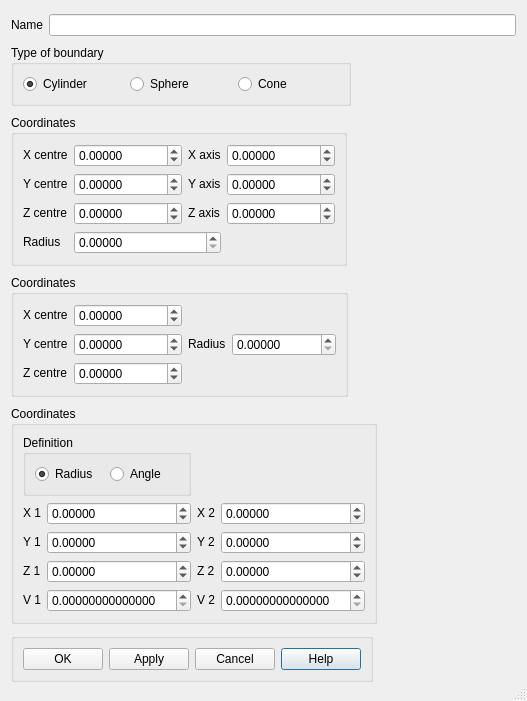
<?xml version="1.0" encoding="UTF-8"?>
<ui version="4.0">
 <class>CreateBoundaryAn</class>
 <widget class="QDialog" name="CreateBoundaryAn">
  <property name="geometry">
   <rect>
    <x>0</x>
    <y>0</y>
    <width>527</width>
    <height>701</height>
   </rect>
  </property>
  <property name="windowTitle">
   <string>Create an analytical boundary</string>
  </property>
  <property name="autoFillBackground">
   <bool>true</bool>
  </property>
  <property name="sizeGripEnabled">
   <bool>true</bool>
  </property>
  <layout class="QGridLayout" name="gridLayout_4">
   <item row="0" column="0">
    <widget class="QLabel" name="Name">
     <property name="text">
      <string>Name</string>
     </property>
    </widget>
   </item>
   <item row="0" column="1">
    <widget class="QLineEdit" name="LEName">
     <property name="maxLength">
      <number>32</number>
     </property>
    </widget>
   </item>
   <item row="1" column="0" colspan="2">
    <widget class="QGroupBox" name="TypeBoundary">
     <property name="sizePolicy">
      <sizepolicy hsizetype="Fixed" vsizetype="Fixed">
       <horstretch>0</horstretch>
       <verstretch>0</verstretch>
      </sizepolicy>
     </property>
     <property name="minimumSize">
      <size>
       <width>340</width>
       <height>0</height>
      </size>
     </property>
     <property name="title">
      <string>Type of boundary</string>
     </property>
     <layout class="QGridLayout" name="gridLayout">
      <item row="0" column="0">
       <widget class="QRadioButton" name="RBCylindre">
        <property name="text">
         <string>Cylinder</string>
        </property>
        <property name="icon">
         <iconset>
          <normaloff>../../resources/cylinderpointvector.png</normaloff>../../resources/cylinderpointvector.png</iconset>
        </property>
        <property name="checkable">
         <bool>true</bool>
        </property>
        <property name="checked">
         <bool>true</bool>
        </property>
       </widget>
      </item>
      <item row="0" column="1">
       <widget class="QRadioButton" name="RBSphere">
        <property name="text">
         <string>Sphere</string>
        </property>
        <property name="icon">
         <iconset>
          <normaloff>../../resources/zone_spherepoint.png</normaloff>../../resources/zone_spherepoint.png</iconset>
        </property>
       </widget>
      </item>
      <item row="0" column="2">
       <widget class="QRadioButton" name="RBCone">
        <property name="text">
         <string>Cone</string>
        </property>
        <property name="icon">
         <iconset>
          <normaloff>../../resources/cone.png</normaloff>../../resources/cone.png</iconset>
        </property>
       </widget>
      </item>
     </layout>
    </widget>
   </item>
   <item row="2" column="0" colspan="2">
    <widget class="QGroupBox" name="gBCylindre">
     <property name="sizePolicy">
      <sizepolicy hsizetype="Fixed" vsizetype="Fixed">
       <horstretch>0</horstretch>
       <verstretch>0</verstretch>
      </sizepolicy>
     </property>
     <property name="title">
      <string>Coordinates</string>
     </property>
     <layout class="QGridLayout">
      <property name="margin">
       <number>9</number>
      </property>
      <property name="spacing">
       <number>6</number>
      </property>
      <item row="0" column="1">
       <widget class="QDoubleSpinBox" name="SpinBox_Xcent">
        <property name="decimals">
         <number>5</number>
        </property>
        <property name="minimum">
         <double>-999999999.000000000000000</double>
        </property>
        <property name="maximum">
         <double>999999999.000000000000000</double>
        </property>
        <property name="value">
         <double>0.000000000000000</double>
        </property>
       </widget>
      </item>
      <item row="0" column="0">
       <widget class="QLabel" name="TLXcent">
        <property name="sizePolicy">
         <sizepolicy hsizetype="Fixed" vsizetype="Fixed">
          <horstretch>0</horstretch>
          <verstretch>0</verstretch>
         </sizepolicy>
        </property>
        <property name="text">
         <string>X centre</string>
        </property>
        <property name="wordWrap">
         <bool>false</bool>
        </property>
       </widget>
      </item>
      <item row="3" column="1" colspan="2">
       <widget class="QDoubleSpinBox" name="SpinBox_Radius">
        <property name="decimals">
         <number>5</number>
        </property>
        <property name="maximum">
         <double>1000000000.000000000000000</double>
        </property>
       </widget>
      </item>
      <item row="2" column="1">
       <widget class="QDoubleSpinBox" name="SpinBox_Zcent">
        <property name="decimals">
         <number>5</number>
        </property>
        <property name="minimum">
         <double>-999999999.000000000000000</double>
        </property>
        <property name="maximum">
         <double>999999999.000000000000000</double>
        </property>
        <property name="value">
         <double>0.000000000000000</double>
        </property>
       </widget>
      </item>
      <item row="3" column="0">
       <widget class="QLabel" name="TLradius">
        <property name="sizePolicy">
         <sizepolicy hsizetype="Fixed" vsizetype="Fixed">
          <horstretch>0</horstretch>
          <verstretch>0</verstretch>
         </sizepolicy>
        </property>
        <property name="text">
         <string>Radius</string>
        </property>
        <property name="wordWrap">
         <bool>false</bool>
        </property>
       </widget>
      </item>
      <item row="2" column="0">
       <widget class="QLabel" name="TLZcent">
        <property name="sizePolicy">
         <sizepolicy hsizetype="Fixed" vsizetype="Fixed">
          <horstretch>0</horstretch>
          <verstretch>0</verstretch>
         </sizepolicy>
        </property>
        <property name="text">
         <string>Z centre</string>
        </property>
        <property name="wordWrap">
         <bool>false</bool>
        </property>
       </widget>
      </item>
      <item row="1" column="0">
       <widget class="QLabel" name="TLYcent">
        <property name="sizePolicy">
         <sizepolicy hsizetype="Fixed" vsizetype="Fixed">
          <horstretch>0</horstretch>
          <verstretch>0</verstretch>
         </sizepolicy>
        </property>
        <property name="text">
         <string>Y centre</string>
        </property>
        <property name="wordWrap">
         <bool>false</bool>
        </property>
       </widget>
      </item>
      <item row="1" column="1">
       <widget class="QDoubleSpinBox" name="SpinBox_Ycent">
        <property name="decimals">
         <number>5</number>
        </property>
        <property name="minimum">
         <double>-999999999.000000000000000</double>
        </property>
        <property name="maximum">
         <double>999999999.000000000000000</double>
        </property>
        <property name="value">
         <double>0.000000000000000</double>
        </property>
       </widget>
      </item>
      <item row="0" column="2">
       <widget class="QLabel" name="TLXaxis">
        <property name="sizePolicy">
         <sizepolicy hsizetype="Fixed" vsizetype="Fixed">
          <horstretch>0</horstretch>
          <verstretch>0</verstretch>
         </sizepolicy>
        </property>
        <property name="text">
         <string>X axis</string>
        </property>
        <property name="wordWrap">
         <bool>false</bool>
        </property>
       </widget>
      </item>
      <item row="1" column="2">
       <widget class="QLabel" name="TLYaxis">
        <property name="sizePolicy">
         <sizepolicy hsizetype="Fixed" vsizetype="Fixed">
          <horstretch>0</horstretch>
          <verstretch>0</verstretch>
         </sizepolicy>
        </property>
        <property name="text">
         <string>Y axis</string>
        </property>
        <property name="wordWrap">
         <bool>false</bool>
        </property>
       </widget>
      </item>
      <item row="2" column="2">
       <widget class="QLabel" name="TLZaxis">
        <property name="sizePolicy">
         <sizepolicy hsizetype="Fixed" vsizetype="Fixed">
          <horstretch>0</horstretch>
          <verstretch>0</verstretch>
         </sizepolicy>
        </property>
        <property name="text">
         <string>Z axis</string>
        </property>
        <property name="wordWrap">
         <bool>false</bool>
        </property>
       </widget>
      </item>
      <item row="2" column="3">
       <widget class="QDoubleSpinBox" name="SpinBox_Zaxis">
        <property name="decimals">
         <number>5</number>
        </property>
        <property name="minimum">
         <double>-999999999.000000000000000</double>
        </property>
        <property name="maximum">
         <double>999999999.000000000000000</double>
        </property>
        <property name="value">
         <double>0.000000000000000</double>
        </property>
       </widget>
      </item>
      <item row="1" column="3">
       <widget class="QDoubleSpinBox" name="SpinBox_Yaxis">
        <property name="decimals">
         <number>5</number>
        </property>
        <property name="minimum">
         <double>-999999999.000000000000000</double>
        </property>
        <property name="maximum">
         <double>999999999.000000000000000</double>
        </property>
        <property name="value">
         <double>0.000000000000000</double>
        </property>
       </widget>
      </item>
      <item row="0" column="3">
       <widget class="QDoubleSpinBox" name="SpinBox_Xaxis">
        <property name="decimals">
         <number>5</number>
        </property>
        <property name="minimum">
         <double>-999999999.000000000000000</double>
        </property>
        <property name="maximum">
         <double>999999999.000000000000000</double>
        </property>
        <property name="value">
         <double>0.000000000000000</double>
        </property>
       </widget>
      </item>
     </layout>
    </widget>
   </item>
   <item row="3" column="0" colspan="2">
    <widget class="QGroupBox" name="gBSphere">
     <property name="sizePolicy">
      <sizepolicy hsizetype="Fixed" vsizetype="Fixed">
       <horstretch>0</horstretch>
       <verstretch>0</verstretch>
      </sizepolicy>
     </property>
     <property name="title">
      <string>Coordinates</string>
     </property>
     <layout class="QGridLayout">
      <property name="margin">
       <number>9</number>
      </property>
      <property name="spacing">
       <number>6</number>
      </property>
      <item row="1" column="3">
       <widget class="QDoubleSpinBox" name="SpinBox_Rayon">
        <property name="decimals">
         <number>5</number>
        </property>
        <property name="minimum">
         <double>0.000000000000000</double>
        </property>
        <property name="maximum">
         <double>999999999.000000000000000</double>
        </property>
        <property name="value">
         <double>0.000000000000000</double>
        </property>
       </widget>
      </item>
      <item row="2" column="1">
       <widget class="QDoubleSpinBox" name="SpinBox_Zcentre">
        <property name="decimals">
         <number>5</number>
        </property>
        <property name="minimum">
         <double>-999999999.000000000000000</double>
        </property>
        <property name="maximum">
         <double>999999999.000000000000000</double>
        </property>
        <property name="value">
         <double>0.000000000000000</double>
        </property>
       </widget>
      </item>
      <item row="1" column="2">
       <widget class="QLabel" name="TLRayon">
        <property name="sizePolicy">
         <sizepolicy hsizetype="Fixed" vsizetype="Fixed">
          <horstretch>0</horstretch>
          <verstretch>0</verstretch>
         </sizepolicy>
        </property>
        <property name="text">
         <string>Radius</string>
        </property>
        <property name="wordWrap">
         <bool>false</bool>
        </property>
       </widget>
      </item>
      <item row="2" column="0">
       <widget class="QLabel" name="TLZcentre">
        <property name="sizePolicy">
         <sizepolicy hsizetype="Fixed" vsizetype="Fixed">
          <horstretch>0</horstretch>
          <verstretch>0</verstretch>
         </sizepolicy>
        </property>
        <property name="text">
         <string>Z centre</string>
        </property>
        <property name="wordWrap">
         <bool>false</bool>
        </property>
       </widget>
      </item>
      <item row="1" column="0">
       <widget class="QLabel" name="TLYcentre">
        <property name="sizePolicy">
         <sizepolicy hsizetype="Fixed" vsizetype="Fixed">
          <horstretch>0</horstretch>
          <verstretch>0</verstretch>
         </sizepolicy>
        </property>
        <property name="text">
         <string>Y centre</string>
        </property>
        <property name="wordWrap">
         <bool>false</bool>
        </property>
       </widget>
      </item>
      <item row="1" column="1">
       <widget class="QDoubleSpinBox" name="SpinBox_Ycentre">
        <property name="decimals">
         <number>5</number>
        </property>
        <property name="minimum">
         <double>-999999999.000000000000000</double>
        </property>
        <property name="maximum">
         <double>999999999.000000000000000</double>
        </property>
        <property name="value">
         <double>0.000000000000000</double>
        </property>
       </widget>
      </item>
      <item row="0" column="1">
       <widget class="QDoubleSpinBox" name="SpinBox_Xcentre">
        <property name="decimals">
         <number>5</number>
        </property>
        <property name="minimum">
         <double>-999999999.000000000000000</double>
        </property>
        <property name="maximum">
         <double>999999999.000000000000000</double>
        </property>
        <property name="value">
         <double>0.000000000000000</double>
        </property>
       </widget>
      </item>
      <item row="0" column="0">
       <widget class="QLabel" name="TLXcentre">
        <property name="sizePolicy">
         <sizepolicy hsizetype="Fixed" vsizetype="Fixed">
          <horstretch>0</horstretch>
          <verstretch>0</verstretch>
         </sizepolicy>
        </property>
        <property name="text">
         <string>X centre</string>
        </property>
        <property name="wordWrap">
         <bool>false</bool>
        </property>
       </widget>
      </item>
     </layout>
    </widget>
   </item>
   <item row="4" column="0" colspan="2">
    <widget class="QGroupBox" name="gBCone">
     <property name="sizePolicy">
      <sizepolicy hsizetype="Fixed" vsizetype="Fixed">
       <horstretch>0</horstretch>
       <verstretch>0</verstretch>
      </sizepolicy>
     </property>
     <property name="title">
      <string>Coordinates</string>
     </property>
     <layout class="QGridLayout" name="gridLayout_3">
      <item row="0" column="0" colspan="2">
       <widget class="QGroupBox" name="groupBox">
        <property name="title">
         <string>Definition</string>
        </property>
        <layout class="QGridLayout" name="gridLayout_2">
         <item row="0" column="0">
          <widget class="QRadioButton" name="RB_Def_radius">
           <property name="text">
            <string>Radius</string>
           </property>
           <property name="icon">
            <iconset>
             <normaloff>../../resources/conedxyz.png</normaloff>../../resources/conedxyz.png</iconset>
           </property>
           <property name="checked">
            <bool>true</bool>
           </property>
          </widget>
         </item>
         <item row="0" column="1">
          <widget class="QRadioButton" name="RB_Def_angle">
           <property name="text">
            <string>Angle</string>
           </property>
           <property name="icon">
            <iconset>
             <normaloff>../../resources/conepointvector.png</normaloff>../../resources/conepointvector.png</iconset>
           </property>
          </widget>
         </item>
        </layout>
       </widget>
      </item>
      <item row="1" column="0">
       <widget class="QLabel" name="TLCone_X1">
        <property name="sizePolicy">
         <sizepolicy hsizetype="Fixed" vsizetype="Fixed">
          <horstretch>0</horstretch>
          <verstretch>0</verstretch>
         </sizepolicy>
        </property>
        <property name="text">
         <string>X 1</string>
        </property>
        <property name="wordWrap">
         <bool>false</bool>
        </property>
       </widget>
      </item>
      <item row="1" column="1">
       <widget class="QDoubleSpinBox" name="SpinBox_Cone_X1">
        <property name="decimals">
         <number>5</number>
        </property>
        <property name="minimum">
         <double>-999999999.000000000000000</double>
        </property>
        <property name="maximum">
         <double>999999999.000000000000000</double>
        </property>
        <property name="value">
         <double>0.000000000000000</double>
        </property>
       </widget>
      </item>
      <item row="1" column="2">
       <widget class="QLabel" name="TLCone_X2">
        <property name="sizePolicy">
         <sizepolicy hsizetype="Fixed" vsizetype="Fixed">
          <horstretch>0</horstretch>
          <verstretch>0</verstretch>
         </sizepolicy>
        </property>
        <property name="text">
         <string>X 2</string>
        </property>
        <property name="wordWrap">
         <bool>false</bool>
        </property>
       </widget>
      </item>
      <item row="1" column="3">
       <widget class="QDoubleSpinBox" name="SpinBox_Cone_X2">
        <property name="decimals">
         <number>5</number>
        </property>
        <property name="minimum">
         <double>-999999999.000000000000000</double>
        </property>
        <property name="maximum">
         <double>999999999.000000000000000</double>
        </property>
        <property name="value">
         <double>0.000000000000000</double>
        </property>
       </widget>
      </item>
      <item row="2" column="0">
       <widget class="QLabel" name="TLCone_Y1">
        <property name="sizePolicy">
         <sizepolicy hsizetype="Fixed" vsizetype="Fixed">
          <horstretch>0</horstretch>
          <verstretch>0</verstretch>
         </sizepolicy>
        </property>
        <property name="text">
         <string>Y 1</string>
        </property>
        <property name="wordWrap">
         <bool>false</bool>
        </property>
       </widget>
      </item>
      <item row="2" column="1">
       <widget class="QDoubleSpinBox" name="SpinBox_Cone_Y1">
        <property name="decimals">
         <number>5</number>
        </property>
        <property name="minimum">
         <double>-999999999.000000000000000</double>
        </property>
        <property name="maximum">
         <double>999999999.000000000000000</double>
        </property>
        <property name="value">
         <double>0.000000000000000</double>
        </property>
       </widget>
      </item>
      <item row="2" column="2">
       <widget class="QLabel" name="TLCone_Y2">
        <property name="sizePolicy">
         <sizepolicy hsizetype="Fixed" vsizetype="Fixed">
          <horstretch>0</horstretch>
          <verstretch>0</verstretch>
         </sizepolicy>
        </property>
        <property name="text">
         <string>Y 2</string>
        </property>
        <property name="wordWrap">
         <bool>false</bool>
        </property>
       </widget>
      </item>
      <item row="2" column="3">
       <widget class="QDoubleSpinBox" name="SpinBox_Cone_Y2">
        <property name="decimals">
         <number>5</number>
        </property>
        <property name="minimum">
         <double>-999999999.000000000000000</double>
        </property>
        <property name="maximum">
         <double>999999999.000000000000000</double>
        </property>
        <property name="value">
         <double>0.000000000000000</double>
        </property>
       </widget>
      </item>
      <item row="3" column="0">
       <widget class="QLabel" name="TLCone_Z1">
        <property name="sizePolicy">
         <sizepolicy hsizetype="Fixed" vsizetype="Fixed">
          <horstretch>0</horstretch>
          <verstretch>0</verstretch>
         </sizepolicy>
        </property>
        <property name="text">
         <string>Z 1</string>
        </property>
        <property name="wordWrap">
         <bool>false</bool>
        </property>
       </widget>
      </item>
      <item row="3" column="1">
       <widget class="QDoubleSpinBox" name="SpinBox_Cone_Z1">
        <property name="decimals">
         <number>5</number>
        </property>
        <property name="minimum">
         <double>-999999999.000000000000000</double>
        </property>
        <property name="maximum">
         <double>999999999.000000000000000</double>
        </property>
        <property name="value">
         <double>0.000000000000000</double>
        </property>
       </widget>
      </item>
      <item row="3" column="2">
       <widget class="QLabel" name="TLCone_Z2">
        <property name="sizePolicy">
         <sizepolicy hsizetype="Fixed" vsizetype="Fixed">
          <horstretch>0</horstretch>
          <verstretch>0</verstretch>
         </sizepolicy>
        </property>
        <property name="text">
         <string>Z 2</string>
        </property>
        <property name="wordWrap">
         <bool>false</bool>
        </property>
       </widget>
      </item>
      <item row="3" column="3">
       <widget class="QDoubleSpinBox" name="SpinBox_Cone_Z2">
        <property name="decimals">
         <number>5</number>
        </property>
        <property name="minimum">
         <double>-999999999.000000000000000</double>
        </property>
        <property name="maximum">
         <double>999999999.000000000000000</double>
        </property>
        <property name="value">
         <double>0.000000000000000</double>
        </property>
       </widget>
      </item>
      <item row="4" column="0">
       <widget class="QLabel" name="TLCone_V1">
        <property name="sizePolicy">
         <sizepolicy hsizetype="Fixed" vsizetype="Fixed">
          <horstretch>0</horstretch>
          <verstretch>0</verstretch>
         </sizepolicy>
        </property>
        <property name="text">
         <string>V 1</string>
        </property>
        <property name="wordWrap">
         <bool>false</bool>
        </property>
       </widget>
      </item>
      <item row="4" column="1">
       <widget class="QDoubleSpinBox" name="SpinBox_Cone_V1">
        <property name="decimals">
         <number>14</number>
        </property>
        <property name="maximum">
         <double>1000000000.000000000000000</double>
        </property>
       </widget>
      </item>
      <item row="4" column="2">
       <widget class="QLabel" name="TLCone_V2">
        <property name="sizePolicy">
         <sizepolicy hsizetype="Fixed" vsizetype="Fixed">
          <horstretch>0</horstretch>
          <verstretch>0</verstretch>
         </sizepolicy>
        </property>
        <property name="text">
         <string>V 2</string>
        </property>
        <property name="wordWrap">
         <bool>false</bool>
        </property>
       </widget>
      </item>
      <item row="4" column="3">
       <widget class="QDoubleSpinBox" name="SpinBox_Cone_V2">
        <property name="decimals">
         <number>14</number>
        </property>
        <property name="maximum">
         <double>1000000000.000000000000000</double>
        </property>
       </widget>
      </item>
     </layout>
    </widget>
   </item>
   <item row="5" column="0" colspan="2">
    <widget class="QGroupBox" name="GBButtons">
     <property name="sizePolicy">
      <sizepolicy hsizetype="Fixed" vsizetype="Fixed">
       <horstretch>0</horstretch>
       <verstretch>0</verstretch>
      </sizepolicy>
     </property>
     <property name="title">
      <string/>
     </property>
     <layout class="QGridLayout">
      <property name="margin">
       <number>9</number>
      </property>
      <property name="spacing">
       <number>6</number>
      </property>
      <item row="0" column="3">
       <widget class="QPushButton" name="buttonHelp">
        <property name="text">
         <string>Help</string>
        </property>
       </widget>
      </item>
      <item row="0" column="2">
       <widget class="QPushButton" name="buttonCancel">
        <property name="text">
         <string>Cancel</string>
        </property>
       </widget>
      </item>
      <item row="0" column="1">
       <widget class="QPushButton" name="buttonApply">
        <property name="text">
         <string>Apply</string>
        </property>
       </widget>
      </item>
      <item row="0" column="0">
       <widget class="QPushButton" name="buttonOk">
        <property name="text">
         <string>OK</string>
        </property>
       </widget>
      </item>
     </layout>
    </widget>
   </item>
  </layout>
 </widget>
 <resources/>
 <connections/>
</ui>
